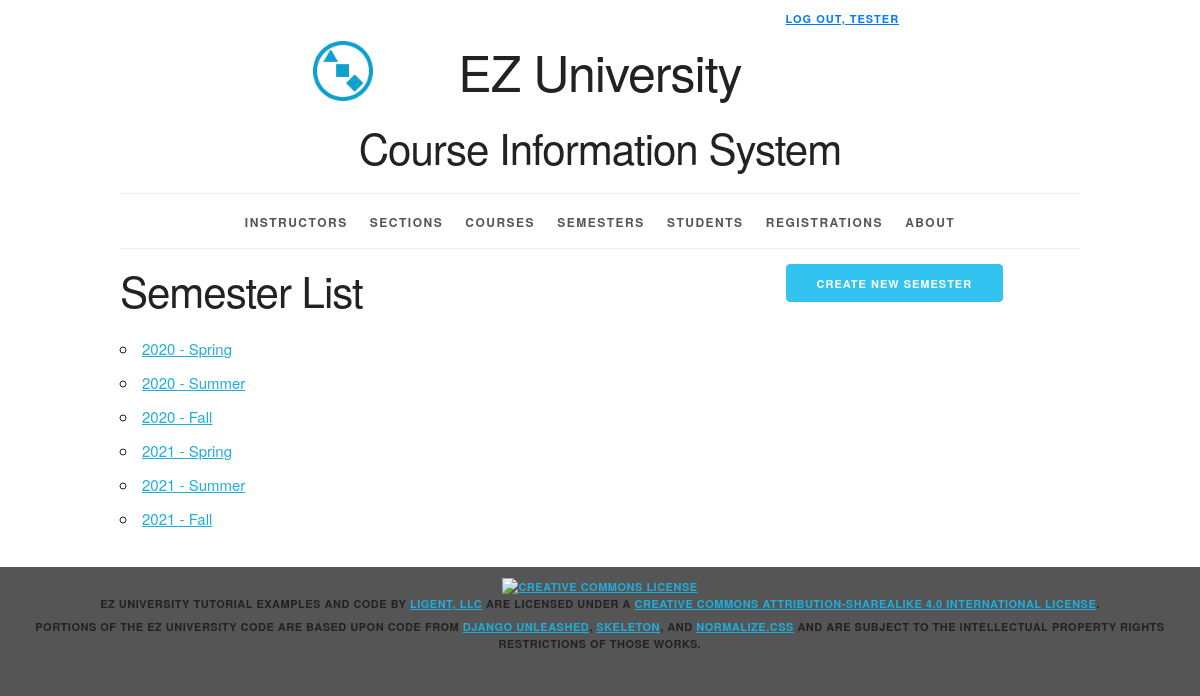
Screenshot of /semester/ (signed in) with the database file from the repository.
### courseinfo/models.py (models this page shows, shortened)
class Semester(models.Model):
    semester_id = models.AutoField(primary_key=True)
    year = models.ForeignKey(Year, related_name='semesters', on_delete=models.PROTECT)
    period = models.ForeignKey(Period, related_name='semesters', on_delete=models.PROTECT)
    def __str__(self):
        return '%s - %s' % (self.year.year, self.period.period_name)
    def get_absolute_url(self):
        return reverse('courseinfo_semester_detail_urlpattern',
                       kwargs={'pk':self.pk})
    class Meta:
        ordering = ['year__year','period__period_sequence']
        constraints = [
            UniqueConstraint(fields = ['year','period'], name = 'unique_semester')
        ]

class Year(models.Model):
    year_id = models.AutoField(primary_key=True)
    year = models.IntegerField(unique=True)
    class Meta:
        ordering = ['year']

class Period(models.Model):
    period_id = models.AutoField(primary_key=True)
    period_sequence = models.IntegerField(unique=True)
    period_name = models.CharField(max_length=45,unique=True)
    class Meta:
        ordering = ['period_sequence']

### courseinfo/views.py (the view)
class SemesterList(LoginRequiredMixin, PermissionRequiredMixin,ListView):
    model = Semester
    permission_required = 'courseinfo.view_semester'

### courseinfo/templates/courseinfo/semester_list.html (shortened to what this page needs)
{% extends 'courseinfo/base.html' %}
{% block create_button %}
    {% if perms.courseinfo.add_semester %}
        <a
                href="{% url 'courseinfo_semester_create_urlpattern' %}"
                class="button button-primary">
            Create New Semester</a>
    {% endif %}
{% endblock %}
{% block org_content %}
    <h2>Semester List</h2>
    <ul>
        {% for semester in semester_list %}
            <li>
                <a href="{{ semester.get_absolute_url }}">
                    {{ semester }}</a>
            </li>
        {% empty %}
            <li><em>There are currently no semesters available.</em></li>
        {% endfor %}
    </ul>
{% endblock %}

### courseinfo/templates/courseinfo/base.html (shortened to what this page needs)
{% load static %}
<!DOCTYPE html>
<html lang="en">
<head>
    <link rel="stylesheet" type="text/css"
          href="{% static 'coursinfo/normalize.css' %}">
    <link rel="stylesheet" type="text/css"
          href="{% static 'courseinfo/skeleton.css' %}">
    <link rel="stylesheet" type="text/css"
          href="{% static 'courseinfo/style.css' %}">
</head>
<body>
<div class="container">
<div class="status row">
    <div class="offset-by-eight four columns">
        <ul class="inline">
            {% if user.is_authenticated %}
                <li>
                    <form method="post" action="{% url 'logout_urlpattern' %}" style="display:inline;">
                        <button type="submit" style="background: none; border: none; padding: 0; color: #007BFF; cursor: pointer; text-decoration: underline;">
                            Log Out, {{ user.get_username }}
                        </button>
                    </form>
                </li>
            {% else %}
                <li><a href="{% url 'login_urlpattern' %}">Log In</a></li>
            {% endif %}
            </ul>
        </div>
    </div>
    <header class="row">
        <div class="offset-by-one ten columns">
            <h1 class="logo">EZ University</h1>
            <h2>Course Information System</h2>
        </div>
    </header>
    <nav>
        <ul>
            {% if perms.courseinfo.view_instructor %}
                <li>
                    <a href="{% url 'courseinfo_instructor_list_urlpattern' %}">
                        Instructors</a></li>
            {% endif %}
            {% if perms.courseinfo.view_section %}
                <li>
                    <a href="{% url 'courseinfo_section_list_urlpattern' %}">
                        Sections</a></li>
            {% endif %}
            {% if perms.courseinfo.view_course %}
                <li>
                    <a href="{% url 'courseinfo_course_list_urlpattern' %}">
                        Courses</a></li>
            {% endif %}
            {% if perms.courseinfo.view_semester %}
                <li>
                    <a href="{% url 'courseinfo_semester_list_urlpattern' %}">
                        Semesters</a></li>
            {% endif %}
            {% if perms.courseinfo.view_student %}
                <li>
                    <a href="{% url 'courseinfo_student_list_urlpattern' %}">
                        Students</a></li>
            {% endif %}
            {% if perms.courseinfo.view_registration %}
                <li>
                    <a href="{% url 'courseinfo_registration_list_urlpattern' %}">
                        Registrations</a></li>
            {% endif %}
            <li>
                <a href="{% url 'about_urlpattern' %}">
                    About</a></li>
        </ul>
    </nav>
    <main>
        {% block content %}
            <div class="row">
                <section class="eight columns">
                    {% block org_content %}{% endblock %}
                </section>
                <section class="desktop four columns">
                    {% block create_button %}{% endblock %}
                </section>
            </div>
        {% endblock %}
    </main>
</div>
<footer>
    <p>
        <a rel="license" href="http://creativecommons.org/licenses/by-sa/4.0/">
            <img alt="Creative Commons License" style="border-width:0"
                 src="https://i.creativecommons.org/l/by-sa/4.0/88x31.png"/>
        </a><br/><span property="dct:title">EZ University Tutorial Examples and Code</span>
        by
        <a href="https://www.ligent.net" property="cc:attributionName"
           rel="cc:attributionURL">Ligent, LLC</a> are licensed under a
        <a rel="license" href="http://creativecommons.org/licenses/by-sa/4.0/">Creative Commons Attribution-ShareAlike
            4.0 International License</a>.
    </p>
    <p>Portions of the EZ University code are based upon code from
        <a href="https://django-unleashed.com">Django Unleashed</a>,
        <a href="http://getskeleton.com/">Skeleton</a>, and
        <a href="https://necolas.github.io/normalize.css/">Normalize.css</a> and
        are subject to the intellectual property rights restrictions of those works.
    </p>
</footer>
</body>
</html>

### courseinfo/static/courseinfo/skeleton.css (style rules this page uses)
.container { position: relative; width: 100%; max-width: 960px; margin: 0 auto; padding: 0 20px; box-sizing: border-box; }
.column, .columns { width: 100%; float: left; box-sizing: border-box; }
@media (min-width: 400px) { .container { width: 85%; padding: 0; } }
@media (min-width: 550px) { .container { width: 80%; } }
@media (min-width: 550px) { .column, .columns { margin-left: 4%; } }
@media (min-width: 550px) { .column:first-child, .columns:first-child { margin-left: 0; } }
@media (min-width: 550px) { .four.columns { width: 30.6666666667%; } }
@media (min-width: 550px) { .eight.columns { width: 65.3333333333%; } }
@media (min-width: 550px) { .ten.columns { width: 82.6666666667%; } }
@media (min-width: 550px) { .offset-by-one.column, .offset-by-one.columns { margin-left: 8.66666666667%; } }
@media (min-width: 550px) { .offset-by-eight.column, .offset-by-eight.columns { margin-left: 69.3333333333%; } }
html { font-size: 62.5%; }
body { font-size: 1.5em; line-height: 1.6; font-weight: 400; font-family: "Raleway", "HelveticaNeue", "Helvetica Neue", Helvetica, Arial, sans-serif; color: #222; }
h1, h2, h3, h4, h5, h6 { margin-top: 0; margin-bottom: 2rem; font-weight: 300; }
h1 { font-size: 4.0rem; line-height: 1.2; letter-spacing: -.1rem; }
h2 { font-size: 3.6rem; line-height: 1.25; letter-spacing: -.1rem; }
@media (min-width: 550px) { h1 { font-size: 5.0rem; } }
@media (min-width: 550px) { h2 { font-size: 4.2rem; } }
p { margin-top: 0; }
a { color: #1EAEDB; }
.button, button, input[type="submit"], input[type="reset"], input[type="button"] { display: inline-block; height: 38px; padding: 0 30px; color: #555; text-align: center; font-size: 11px; font-weight: 600; line-height: 38px; letter-spacing: .1rem; text-transform: uppercase; text-decoration: none; white-space: nowrap; background-color: transparent; border-radius: 4px; border: 1px solid #bbb; cursor: pointer; box-sizing: border-box; }
.button.button-primary, button.button-primary, input[type="submit"].button-primary, input[type="reset"].button-primary, input[type="button"].button-primary { color: #FFF; background-color: #33C3F0; border-color: #33C3F0; }
ul { list-style: circle inside; }
ol, ul { padding-left: 0; margin-top: 0; }
li { margin-bottom: 1rem; }
button, .button { margin-bottom: 1rem; }
pre, blockquote, dl, figure, table, p, ul, ol, form { margin-bottom: 2.5rem; }
.container:after, .row:after, .u-cf { content: ""; display: table; clear: both; }

### courseinfo/static/courseinfo/style.css (style rules this page uses)
.desktop { display: none; }
@media (min-width: 550px) { .desktop { display: block; } }
html { height: 100%; background-color: #555; }
body { background-color: white; }
body>div>header { text-align: center;; }
header h1 { display: inline-block; font-weight: normal; font-style: normal; width: 100%; margin-top: 0; padding-top: 0; }
.logo { padding-top: 50px; background-image: url("/static/courseinfo/logo.png"); background-size: 50px; background-repeat: no-repeat; background-position: top; }
@media (min-width: 750px) { .logo { padding-top: 0; background-size: contain; background-position: 0% 0%; } }
@media (min-width: 1000px) { .logo { background-position: 10% 0%; } }
@media (min-width: 1200px) { .logo { background-position: 15% 0%; } }
nav { border-top: 1px solid #eee; width: 100%; border-bottom: 1px solid #eee; margin: 0 0 1em; padding: 0; }
nav ul { margin: 0; padding: 1em 0; list-style-type: none; text-align: center; }
nav ul li { display: inline; padding: 0; margin: 0 0.25em; font-weight: 600; text-transform: uppercase; text-align: center; font-size: 1rem; letter-spacing: .10rem; }
@media (min-width: 400px) { nav ul li { letter-spacing: .15rem; font-size: 1.2rem; margin: 0 0.5em; } }
@media (min-width: 550px) { nav ul li { margin: 0 0.75em; } }
nav ul li a { color: #555; text-decoration: none; background-color: transparent; cursor: pointer; }
.inline { list-style-type: none; padding: 0; margin: 0 0 -0.5em; }
.inline li { display: inline; }
body>footer { width: 100%; background-color: #555; font-size: 1.1rem; letter-spacing: .05rem; font-weight: 600; text-transform: uppercase; text-align: center; padding: 1em 0; margin: 1em 0; }
body>footer p { margin-bottom: 0.5rem; }

### rows the page displays
Semester: year+period "2020 - Spring"
Semester: year+period "2020 - Summer"
Semester: year+period "2020 - Fall"
Semester: year+period "2021 - Spring"
Semester: year+period "2021 - Summer"
Semester: year+period "2021 - Fall"

### other values shown
{{ user.get_username }} "TESTER"
